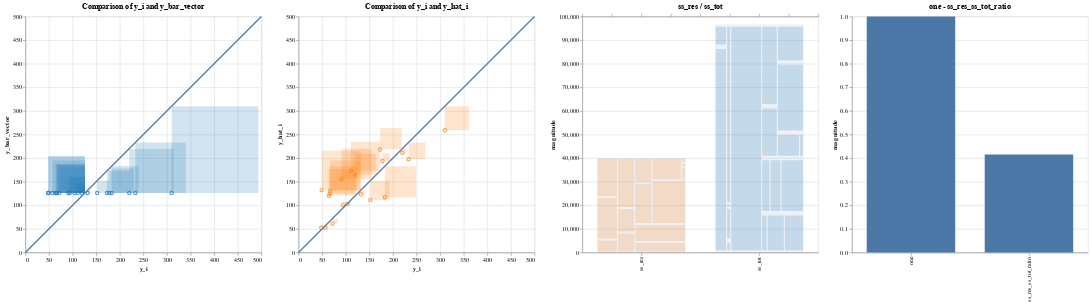

Notebook code for this chart:
### Markdown cell above
Now that the model is trained and the libraries are loaded, the data scientist calculates some metrics.  We write out these metrics explicitly as a computation tree.  In practice, it would be possible to write a function that takes Python's abstract syntax tree generated from the scoring functions written by the data scientist.  For this use case, we assume that the AST has already been parsed and written into the DSL that specmetric expects.

### Code cell
# r2
########### BEGIN COMPUTATION GRAPH ##########
## Everything below can be extracted from the abstract syntax tree
# Changes size of container
from IPython.display import display, HTML
display(HTML("<style>.container { width:100% !important; }</style>"))
display(HTML("<style>div.output_scroll { height: 44em; display: block;}</style>"))
# display(HTML("<style>.output { flex-direction: row; }</style>"))

y_i = diabetes_y_test
ids = np.arange(len(diabetes_y_test))
y_hat_i = diabetes_y_pred
X = diabetes_X_test
y_bar_scalar = np.mean(y_i)
y_bar_vector = np.full(y_i.shape, y_bar_scalar)
y_i_minus_y_hat_i = y_i - y_hat_i
y_i_minus_y_bar = y_i - y_bar_vector
y_i_minus_y_hat_i_squared = np.square(y_i_minus_y_hat_i)
y_i_minus_y_bar_squared = np.square(y_i_minus_y_bar)
ss_res = np.sum(y_i_minus_y_hat_i_squared)
ss_tot = np.sum(y_i_minus_y_bar_squared)
one = 1
ss_res_ss_tot_ratio = ss_res / ss_tot
r2 = one - ss_res_ss_tot_ratio
data_dict = {
    'ids': ids,
    'y_i': y_i,
    'y_hat_i': y_hat_i,
    'X': X,
    'y_bar_scalar': y_bar_scalar,
    'y_bar_vector': y_bar_vector,
    'y_i_minus_y_hat_i': y_i_minus_y_hat_i,
    'y_i_minus_y_bar': y_i_minus_y_bar,
    'y_i_minus_y_hat_i_squared': y_i_minus_y_hat_i_squared,
    'y_i_minus_y_bar_squared': y_i_minus_y_bar_squared,
    'ss_res': ss_res,
    'ss_tot': ss_tot,
    'one': one,
    'ss_res_ss_tot_ratio': ss_res_ss_tot_ratio,
    'r2': r2
}

input_vars = ['y_i', 'y_hat_i']
for col in df_X_test.columns:
    d = df_X_test[[col]]
    data_dict[col] = d
    input_vars.append(col)

minus_scalar = ComputationNode('minus_scalar', None, 'scalar_diff', input_data=['one', 'ss_res_ss_tot_ratio'], output_data='r2')
one = ComputationNode('one', minus_scalar, 'scalar', input_data=[], output_data='one')
ratio = ComputationNode('ratio', minus_scalar, 'scalar_ratio', input_data=['ss_res', 'ss_tot'], output_data='ss_res_ss_tot_ratio')
vector_sum_ss_res = ComputationNode('ss_res', ratio, 'vector_sum',input_data=['y_i_minus_y_hat_i_squared'], output_data='ss_res')
vector_sum_ss_tot = ComputationNode('ss_tot', ratio, 'vector_sum', input_data=['y_i_minus_y_bar_squared'], output_data='ss_tot')
square_residuals = ComputationNode('square_residuals', vector_sum_ss_res, 'vector_square', input_data=['y_i_minus_y_hat_i'], output_data='y_i_minus_y_hat_i_squared')
square_variances = ComputationNode('square_variances', vector_sum_ss_tot, 'vector_square', input_data=['y_i_minus_y_bar'], output_data='y_i_minus_y_bar_squared')
vector_difference_residuals = ComputationNode('vector_difference_residuals', square_residuals, 'vector_diff', input_data=['y_i', 'y_hat_i'], output_data='y_i_minus_y_hat_i')
vector_difference_variances = ComputationNode('vector_difference_variances', square_variances, 'vector_diff', input_data=['y_i', 'y_bar_vector'], output_data='y_i_minus_y_bar')
y_i_var_node = ComputationNode('literal_yi_var', vector_difference_variances, 'vector', output_data='y_i')
broadcast = ComputationNode('broadcast_mean', vector_difference_variances, 'broadcast', input_data=['y_bar_scalar', 'y_i'], output_data='y_bar_vector')
mean_y = ComputationNode('mean_y', broadcast, 'mean', input_data=['y_i'], output_data='y_bar_scalar')
y_i_mean_node = ComputationNode('literal_yi_mean', mean_y, 'vector', output_data='y_i')
y_i_res_node = ComputationNode('literal_yi_res', vector_difference_residuals, 'vector', output_data='y_i')
y_hat_node = ComputationNode('literal_yhat', vector_difference_residuals, 'vector', output_data='y_hat_i')

parser = ComputationTreeParser(minus_scalar)
parser.visualizeDFG()
vis_containers = parser.visualization_containers
########### END COMPUTATION GRAPH ##########

r = AltairRenderer(vis_containers, data_dict, input_vars=input_vars)
charts = r.convert_to_charts()

charts.display()

### Figure 1 — Vega-Lite specification as saved in the notebook (floating-point values rounded to 4 significant figures)
{"config": {"view": {"continuousWidth": 400, "continuousHeight": 300}}, "hconcat": [{"layer": [{"mark": "point", "encoding": {"color": {"condition": {"value": "yellow", "selection": "selector001"}, "field": "color", "legend": null, "scale": {"scheme": "category10"}, "type": "nominal"}, "tooltip": [{"field": "age", "type": "quantitative"}, {"field": "bmi", "type": "quantitative"}, {"field": "bp", "type": "quantitative"}, {"field": "glu", "type": "quantitative"}, {"field": "hdl", "type": "quantitative"}, {"field": "id", "type": "quantitative"}, {"field": "ldl", "type": "quantitative"}, {"field": "ltg", "type": "quantitative"}, {"field": "sex", "type": "quantitative"}, {"field": "tc", "type": "quantitative"}, {"field": "tch", "type": "quantitative"}, {"field": "y_hat_i", "type": "quantitative"}, {"field": "y_i", "type": "quantitative"}], "x": {"axis": {"title": "y_i"}, "field": "x", "scale": {"domain": [0, 500]}, "type": "quantitative"}, "y": {"axis": {"title": "y_bar_vector"}, "field": "y", "scale": {"domain": [0, 500]}, "type": "quantitative"}}, "height": 400.0, "title": "Comparison of y_i and y_bar_vector", "width": 400.0}, {"mark": {"type": "rect", "opacity": 0.2}, "encoding": {"color": {"condition": {"value": "yellow", "selection": "selector001"}, "field": "color", "legend": null, "scale": {"scheme": "category10"}, "type": "nominal"}, "tooltip": [{"field": "age", "type": "quantitative"}, {"field": "bmi", "type": "quantitative"}, {"field": "bp", "type": "quantitative"}, {"field": "glu", "type": "quantitative"}, {"field": "hdl", "type": "quantitative"}, {"field": "id", "type": "quantitative"}, {"field": "ldl", "type": "quantitative"}, {"field": "ltg", "type": "quantitative"}, {"field": "sex", "type": "quantitative"}, {"field": "tc", "type": "quantitative"}, {"field": "tch", "type": "quantitative"}, {"field": "y_hat_i", "type": "quantitative"}, {"field": "y_i", "type": "quantitative"}], "x": {"axis": {"title": "y_i"}, "field": "x", "scale": {"domain": [0, 500]}, "type": "quantitative"}, "x2": {"field": "squarex2"}, "y": {"axis": {"title": "y_bar_vector"}, "field": "y", "scale": {"domain": [0, 500]}, "type": "quantitative"}, "y2": {"field": "squarey2"}}, "height": 400.0, "selection": {"selector001": {"type": "single", "fields": ["id"], "on": "mouseover", "empty": "none"}}, "title": "Magnitudes of y_i_minus_y_bar_squared", "width": 400.0}, {"data": {"name": "data-e18c70fdf05de719b9350ab397f3d2c9"}, "mark": "line", "encoding": {"x": {"field": "x", "type": "quantitative"}, "y": {"field": "y", "type": "quantitative"}}}], "data": {"name": "data-c71c25e1ae52aaec19f6c3e4e8213646"}}, {"layer": [{"mark": "point", "encoding": {"color": {"condition": {"value": "yellow", "selection": "selector001"}, "field": "color", "legend": null, "scale": {"scheme": "category10"}, "type": "nominal"}, "tooltip": [{"field": "age", "type": "quantitative"}, {"field": "bmi", "type": "quantitative"}, {"field": "bp", "type": "quantitative"}, {"field": "glu", "type": "quantitative"}, {"field": "hdl", "type": "quantitative"}, {"field": "id", "type": "quantitative"}, {"field": "ldl", "type": "quantitative"}, {"field": "ltg", "type": "quantitative"}, {"field": "sex", "type": "quantitative"}, {"field": "tc", "type": "quantitative"}, {"field": "tch", "type": "quantitative"}, {"field": "y_hat_i", "type": "quantitative"}, {"field": "y_i", "type": "quantitative"}], "x": {"axis": {"title": "y_i"}, "field": "x", "scale": {"domain": [0, 500]}, "type": "quantitative"}, "y": {"axis": {"title": "y_hat_i"}, "field": "y", "scale": {"domain": [0, 500]}, "type": "quantitative"}}, "height": 400.0, "title": "Comparison of y_i and y_hat_i", "width": 400.0}, {"mark": {"type": "rect", "opacity": 0.2}, "encoding": {"color": {"condition": {"value": "yellow", "selection": "selector001"}, "field": "color", "legend": null, "scale": {"scheme": "category10"}, "type": "nominal"}, "tooltip": [{"field": "age", "type": "quantitative"}, {"field": "bmi", "type": "quantitative"}, {"field": "bp", "type": "quantitative"}, {"field": "glu", "type": "quantitative"}, {"field": "hdl", "type": "quantitative"}, {"field": "id", "type": "quantitative"}, {"field": "ldl", "type": "quantitative"}, {"field": "ltg", "type": "quantitative"}, {"field": "sex", "type": "quantitative"}, {"field": "tc", "type": "quantitative"}, {"field": "tch", "type": "quantitative"}, {"field": "y_hat_i", "type": "quantitative"}, {"field": "y_i", "type": "quantitative"}], "x": {"axis": {"title": "y_i"}, "field": "x", "scale": {"domain": [0, 500]}, "type": "quantitative"}, "x2": {"field": "squarex2"}, "y": {"axis": {"title": "y_hat_i"}, "field": "y", "scale": {"domain": [0, 500]}, "type": "quantitative"}, "y2": {"field": "squarey2"}}, "height": 400.0, "selection": {"selector001": {"type": "single", "fields": ["id"], "on": "mouseover", "empty": "none"}}, "title": "Magnitudes of y_i_minus_y_hat_i_squared", "width": 400.0}, {"data": {"name": "data-e18c70fdf05de719b9350ab397f3d2c9"}, "mark": "line", "encoding": {"x": {"field": "x", "type": "quantitative"}, "y": {"field": "y", "type": "quantitative"}}}], "data": {"name": "data-f9fe81db31a74dde097a10c849db694f"}}, {"layer": [{"data": {"name": "data-b9d7f3e64fe074de11db329c5602a028"}, "mark": {"type": "bar", "opacity": 0.1, "size": 150}, "encoding": {"x": {"axis": {"title": ""}, "field": "scalar_names", "type": "nominal"}, "y": {"axis": {"title": "magnitude"}, "field": "scalar_values", "type": "quantitative"}}, "height": 400.0, "title": "ss_res / ss_tot", "width": 400.0}, {"data": {"name": "data-f893d43f85aa7edccc277d2a4beb2766"}, "mark": {"type": "rect", "opacity": 0.2}, "encoding": {"color": {"condition": {"value": "yellow", "selection": "selector001"}, "field": "color", "legend": null, "scale": {"scheme": "category10"}, "type": "nominal"}, "tooltip": [{"field": "age", "type": "quantitative"}, {"field": "bmi", "type": "quantitative"}, {"field": "bp", "type": "quantitative"}, {"field": "glu", "type": "quantitative"}, {"field": "hdl", "type": "quantitative"}, {"field": "id", "type": "quantitative"}, {"field": "ldl", "type": "quantitative"}, {"field": "ltg", "type": "quantitative"}, {"field": "part of", "type": "nominal"}, {"field": "sex", "type": "quantitative"}, {"field": "tc", "type": "quantitative"}, {"field": "tch", "type": "quantitative"}, {"field": "y_hat_i", "type": "quantitative"}, {"field": "y_i", "type": "quantitative"}], "x": {"axis": {"labels": false, "title": ""}, "field": "__x__", "scale": {"domain": [0, 400.0]}, "type": "quantitative"}, "x2": {"field": "__x2__"}, "y": {"axis": {"title": "magnitude"}, "field": "__y__", "type": "quantitative"}, "y2": {"field": "__y2__"}}, "height": 400.0, "selection": {"selector001": {"type": "single", "fields": ["id"], "on": "mouseover", "empty": "none"}}, "title": "Comparison of sum of y_i_minus_y_hat_i_squared and y_i_minus_y_bar_squared", "width": 400.0}]}, {"data": {"name": "data-c4a6182402d9f0a218a68bc558ceea3b"}, "mark": {"type": "bar", "opacity": 1.0, "size": 150}, "encoding": {"x": {"axis": {"title": ""}, "field": "scalar_names", "type": "nominal"}, "y": {"axis": {"title": "magnitude"}, "field": "scalar_values", "type": "quantitative"}}, "height": 400.0, "title": "one - ss_res_ss_tot_ratio", "width": 400.0}], "$schema": "https://vega.github.io/schema/vega-lite/v4.17.0.json", "datasets": {"data-c71c25e1ae52aaec19f6c3e4e8213646": [{"linediff": 106.8, "color": "y_i_minus_y_bar_squared", "x": 233.0, "y": 126.2, "squarediff": 106.8, "id": 0, "y_i": 233.0, "y_hat_i": 197.6, "age": -0.07817, "sex": 0.05068, "bmi": 0.07786, "bp": 0.05286, "tc": 0.07824, "ldl": 0.06445, "hdl": 0.02655, "tch": -0.002592, "ltg": 0.04067, "glu": -0.009362, "squarex2": 339.8, "squarey2": 233.0}, {"linediff": -35.2, "color": "y_i_minus_y_bar_squared", "x": 91.0, "y": 126.2, "squarediff": 35.2, "id": 1, "y_i": 91.0, "y_hat_i": 155.4, "age": 0.009016, "sex": 0.05068, "bmi": -0.03962, "bp": 0.02876, "tc": 0.03833, "ldl": 0.07353, "hdl": -0.07285, "tch": 0.1081, "ltg": 0.01557, "glu": -0.04664, "squarex2": 126.2, "squarey2": 161.4}, {"linediff": -15.2, "color": "y_i_minus_y_bar_squared", "x": 111.0, "y": 126.2, "squarediff": 15.2, "id": 2, "y_i": 111.0, "y_hat_i": 172.9, "age": 0.001751, "sex": 0.05068, "bmi": 0.01104, "bp": -0.01944, "tc": -0.0167, "ldl": -0.003819, "hdl": -0.04708, "tch": 0.03431, "ltg": 0.02406, "glu": 0.02377, "squarex2": 126.2, "squarey2": 141.4}, {"linediff": 25.8, "color": "y_i_minus_y_bar_squared", "x": 152.0, "y": 126.2, "squarediff": 25.8, "id": 3, "y_i": 152.0, "y_hat_i": 111.5, "age": -0.07817, "sex": -0.04464, "bmi": -0.0407, "bp": -0.08141, "tc": -0.1006, "ldl": -0.1128, "hdl": 0.02287, "tch": -0.07639, "ltg": -0.02029, "glu": -0.05078, "squarex2": 177.8, "squarey2": 152.0}, {"linediff": -6.2, "color": "y_i_minus_y_bar_squared", "x": 120.0, "y": 126.2, "squarediff": 6.2, "id": 4, "y_i": 120.0, "y_hat_i": 164.8, "age": 0.03081, "sex": 0.05068, "bmi": -0.03423, "bp": 0.04367, "tc": 0.0576, "ldl": 0.06883, "hdl": -0.03236, "tch": 0.05756, "ltg": 0.03546, "glu": 0.08591, "squarex2": 126.2, "squarey2": 132.4}, {"linediff": -59.2, "color": "y_i_minus_y_bar_squared", "x": 67.0, "y": 126.2, "squarediff": 59.2, "id": 5, "y_i": 67.0, "y_hat_i": 131.1, "age": -0.03457, "sex": 0.05068, "bmi": 0.00565, "bp": -0.00567, "tc": -0.07312, "ldl": -0.06269, "hdl": -0.006584, "tch": -0.03949, "ltg": -0.04542, "glu": 0.03206, "squarex2": 126.2, "squarey2": 185.4}, {"linediff": 183.8, "color": "y_i_minus_y_bar_squared", "x": 310.0, "y": 126.2, "squarediff": 183.8, "id": 6, "y_i": 310.0, "y_hat_i": 259.1, "age": 0.04897, "sex": 0.05068, "bmi": 0.08864, "bp": 0.08729, "tc": 0.03558, "ldl": 0.02155, "hdl": -0.02499, "tch": 0.03431, "ltg": 0.06605, "glu": 0.1315, "squarex2": 493.8, "squarey2": 310.0}, {"linediff": -32.2, "color": "y_i_minus_y_bar_squared", "x": 94.0, "y": 126.2, "squarediff": 32.2, "id": 7, "y_i": 94.0, "y_hat_i": 100.5, "age": -0.04184, "sex": -0.04464, "bmi": -0.03315, "bp": -0.02288, "tc": 0.04659, "ldl": 0.04159, "hdl": 0.056, "tch": -0.02473, "ltg": -0.02595, "glu": -0.03836, "squarex2": 126.2, "squarey2": 158.4}, {"linediff": 56.8, "color": "y_i_minus_y_bar_squared", "x": 183.0, "y": 126.2, "squarediff": 56.8, "id": 8, "y_i": 183.0, "y_hat_i": 117.1, "age": -0.009147, "sex": -0.04464, "bmi": -0.05686, "bp": -0.05043, "tc": 0.02182, "ldl": 0.04535, "hdl": -0.02867, "tch": 0.03431, "ltg": -0.009919, "glu": -0.01765, "squarex2": 239.8, "squarey2": 183.0}, {"linediff": -60.2, "color": "y_i_minus_y_bar_squared", "x": 66.0, "y": 126.2, "squarediff": 60.2, "id": 9, "y_i": 66.0, "y_hat_i": 124.3, "age": 0.07077, "sex": 0.05068, "bmi": -0.031, "bp": 0.02187, "tc": -0.03734, "ldl": -0.04703, "hdl": 0.03391, "tch": -0.03949, "ltg": -0.01496, "glu": -0.001078, "squarex2": 126.2, "squarey2": 186.4}, {"linediff": 46.8, "color": "y_i_minus_y_bar_squared", "x": 173.0, "y": 126.2, "squarediff": 46.8, "id": 10, "y_i": 173.0, "y_hat_i": 218.4, "age": 0.009016, "sex": -0.04464, "bmi": 0.05523, "bp": -0.00567, "tc": 0.0576, "ldl": 0.04472, "hdl": -0.002903, "tch": 0.02324, "ltg": 0.05569, "glu": 0.1066, "squarex2": 219.8, "squarey2": 173.0}, {"linediff": -54.2, "color": "y_i_minus_y_bar_squared", "x": 72.0, "y": 126.2, "squarediff": 54.2, "id": 11, "y_i": 72.0, "y_hat_i": 61.2, "age": -0.02731, "sex": -0.04464, "bmi": -0.0601, "bp": -0.02977, "tc": 0.04659, "ldl": 0.01998, "hdl": 0.1223, "tch": -0.03949, "ltg": -0.0514, "glu": -0.009362, "squarex2": 126.2, "squarey2": 180.4}, {"linediff": -77.2, "color": "y_i_minus_y_bar_squared", "x": 49.0, "y": 126.2, "squarediff": 77.2, "id": 12, "y_i": 49.0, "y_hat_i": 132.2, "age": 0.01628, "sex": -0.04464, "bmi": 0.001339, "bp": 0.008101, "tc": 0.005311, "ldl": 0.0109, "hdl": 0.03023, "tch": -0.03949, "ltg": -0.04542, "glu": 0.03206, "squarex2": 126.2, "squarey2": 203.4}, {"linediff": -62.2, "color": "y_i_minus_y_bar_squared", "x": 64.0, "y": 126.2, "squarediff": 62.2, "id": 13, "y_i": 64.0, "y_hat_i": 120.3, "age": -0.01278, "sex": -0.04464, "bmi": -0.02345, "bp": -0.0401, "tc": -0.0167, "ldl": 0.004636, "hdl": -0.01763, "tch": -0.002592, "ltg": -0.03846, "glu": -0.03836, "squarex2": 126.2, "squarey2": 188.4}, {"linediff": -78.2, "color": "y_i_minus_y_bar_squared", "x": 48.0, "y": 126.2, "squarediff": 78.2, "id": 14, "y_i": 48.0, "y_hat_i": 52.55, "age": -0.05637, "sex": -0.04464, "bmi": -0.07411, "bp": -0.05043, "tc": -0.02496, "ldl": -0.04703, "hdl": 0.09282, "tch": -0.07639, "ltg": -0.06118, "glu": -0.04664, "squarex2": 126.2, "squarey2": 204.4}, {"linediff": 51.8, "color": "y_i_minus_y_bar_squared", "x": 178.0, "y": 126.2, "squarediff": 51.8, "id": 15, "y_i": 178.0, "y_hat_i": 194.0, "age": 0.04171, "sex": 0.05068, "bmi": 0.01966, "bp": 0.05974, "tc": -0.005697, "ldl": -0.002566, "hdl": -0.02867, "tch": -0.002592, "ltg": 0.03119, "glu": 0.007207, "squarex2": 229.8, "squarey2": 178.0}, {"linediff": -22.2, "color": "y_i_minus_y_bar_squared", "x": 104.0, "y": 126.2, "squarediff": 22.2, "id": 16, "y_i": 104.0, "y_hat_i": 102.6, "age": -0.005515, "sex": 0.05068, "bmi": -0.01591, "bp": -0.06764, "tc": 0.04934, "ldl": 0.07917, "hdl": -0.02867, "tch": 0.03431, "ltg": -0.01811, "glu": 0.04449, "squarex2": 126.2, "squarey2": 148.4}, {"linediff": 5.8, "color": "y_i_minus_y_bar_squared", "x": 132.0, "y": 126.2, "squarediff": 5.8, "id": 17, "y_i": 132.0, "y_hat_i": 123.6, "age": 0.04171, "sex": 0.05068, "bmi": -0.01591, "bp": 0.01729, "tc": -0.03734, "ldl": -0.01384, "hdl": -0.02499, "tch": -0.01108, "ltg": -0.04688, "glu": 0.01549, "squarex2": 137.8, "squarey2": 132.0}, {"linediff": 93.8, "color": "y_i_minus_y_bar_squared", "x": 220.0, "y": 126.2, "squarediff": 93.8, "id": 18, "y_i": 220.0, "y_hat_i": 211.0, "age": -0.04547, "sex": -0.04464, "bmi": 0.03906, "bp": 0.001215, "tc": 0.01632, "ldl": 0.01528, "hdl": -0.02867, "tch": 0.02656, "ltg": 0.04453, "glu": -0.02593, "squarex2": 313.8, "squarey2": 220.0}, {"linediff": -69.2, "color": "y_i_minus_y_bar_squared", "x": 57.0, "y": 126.2, "squarediff": 69.2, "id": 19, "y_i": 57.0, "y_hat_i": 52.6, "age": -0.04547, "sex": -0.04464, "bmi": -0.07303, "bp": -0.08141, "tc": 0.08374, "ldl": 0.02781, "hdl": 0.1738, "tch": -0.03949, "ltg": -0.004222, "glu": 0.003064, "squarex2": 126.2, "squarey2": 195.4}], "data-e18c70fdf05de719b9350ab397f3d2c9": [{"x": 0, "y": 0}, {"x": 500, "y": 500}], "data-f9fe81db31a74dde097a10c849db694f": [{"linediff": 35.38, "color": "y_i_minus_y_hat_i_squared", "x": 233.0, "y": 197.6, "squarediff": 35.38, "id": 0, "y_i": 233.0, "y_hat_i": 197.6, "age": -0.07817, "sex": 0.05068, "bmi": 0.07786, "bp": 0.05286, "tc": 0.07824, "ldl": 0.06445, "hdl": 0.02655, "tch": -0.002592, "ltg": 0.04067, "glu": -0.009362, "squarex2": 268.4, "squarey2": 233.0}, {"linediff": -64.44, "color": "y_i_minus_y_hat_i_squared", "x": 91.0, "y": 155.4, "squarediff": 64.44, "id": 1, "y_i": 91.0, "y_hat_i": 155.4, "age": 0.009016, "sex": 0.05068, "bmi": -0.03962, "bp": 0.02876, "tc": 0.03833, "ldl": 0.07353, "hdl": -0.07285, "tch": 0.1081, "ltg": 0.01557, "glu": -0.04664, "squarex2": 155.4, "squarey2": 219.9}, {"linediff": -61.89, "color": "y_i_minus_y_hat_i_squared", "x": 111.0, "y": 172.9, "squarediff": 61.89, "id": 2, "y_i": 111.0, "y_hat_i": 172.9, "age": 0.001751, "sex": 0.05068, "bmi": 0.01104, "bp": -0.01944, "tc": -0.0167, "ldl": -0.003819, "hdl": -0.04708, "tch": 0.03431, "ltg": 0.02406, "glu": 0.02377, "squarex2": 172.9, "squarey2": 234.8}, {"linediff": 40.47, "color": "y_i_minus_y_hat_i_squared", "x": 152.0, "y": 111.5, "squarediff": 40.47, "id": 3, "y_i": 152.0, "y_hat_i": 111.5, "age": -0.07817, "sex": -0.04464, "bmi": -0.0407, "bp": -0.08141, "tc": -0.1006, "ldl": -0.1128, "hdl": 0.02287, "tch": -0.07639, "ltg": -0.02029, "glu": -0.05078, "squarex2": 192.5, "squarey2": 152.0}, {"linediff": -44.79, "color": "y_i_minus_y_hat_i_squared", "x": 120.0, "y": 164.8, "squarediff": 44.79, "id": 4, "y_i": 120.0, "y_hat_i": 164.8, "age": 0.03081, "sex": 0.05068, "bmi": -0.03423, "bp": 0.04367, "tc": 0.0576, "ldl": 0.06883, "hdl": -0.03236, "tch": 0.05756, "ltg": 0.03546, "glu": 0.08591, "squarex2": 164.8, "squarey2": 209.6}, {"linediff": -64.07, "color": "y_i_minus_y_hat_i_squared", "x": 67.0, "y": 131.1, "squarediff": 64.07, "id": 5, "y_i": 67.0, "y_hat_i": 131.1, "age": -0.03457, "sex": 0.05068, "bmi": 0.00565, "bp": -0.00567, "tc": -0.07312, "ldl": -0.06269, "hdl": -0.006584, "tch": -0.03949, "ltg": -0.04542, "glu": 0.03206, "squarex2": 131.1, "squarey2": 195.1}, {"linediff": 50.88, "color": "y_i_minus_y_hat_i_squared", "x": 310.0, "y": 259.1, "squarediff": 50.88, "id": 6, "y_i": 310.0, "y_hat_i": 259.1, "age": 0.04897, "sex": 0.05068, "bmi": 0.08864, "bp": 0.08729, "tc": 0.03558, "ldl": 0.02155, "hdl": -0.02499, "tch": 0.03431, "ltg": 0.06605, "glu": 0.1315, "squarex2": 360.9, "squarey2": 310.0}, {"linediff": -6.479, "color": "y_i_minus_y_hat_i_squared", "x": 94.0, "y": 100.5, "squarediff": 6.479, "id": 7, "y_i": 94.0, "y_hat_i": 100.5, "age": -0.04184, "sex": -0.04464, "bmi": -0.03315, "bp": -0.02288, "tc": 0.04659, "ldl": 0.04159, "hdl": 0.056, "tch": -0.02473, "ltg": -0.02595, "glu": -0.03836, "squarex2": 100.5, "squarey2": 107.0}, {"linediff": 65.94, "color": "y_i_minus_y_hat_i_squared", "x": 183.0, "y": 117.1, "squarediff": 65.94, "id": 8, "y_i": 183.0, "y_hat_i": 117.1, "age": -0.009147, "sex": -0.04464, "bmi": -0.05686, "bp": -0.05043, "tc": 0.02182, "ldl": 0.04535, "hdl": -0.02867, "tch": 0.03431, "ltg": -0.009919, "glu": -0.01765, "squarex2": 248.9, "squarey2": 183.0}, {"linediff": -58.3, "color": "y_i_minus_y_hat_i_squared", "x": 66.0, "y": 124.3, "squarediff": 58.3, "id": 9, "y_i": 66.0, "y_hat_i": 124.3, "age": 0.07077, "sex": 0.05068, "bmi": -0.031, "bp": 0.02187, "tc": -0.03734, "ldl": -0.04703, "hdl": 0.03391, "tch": -0.03949, "ltg": -0.01496, "glu": -0.001078, "squarex2": 124.3, "squarey2": 182.6}, {"linediff": -45.37, "color": "y_i_minus_y_hat_i_squared", "x": 173.0, "y": 218.4, "squarediff": 45.37, "id": 10, "y_i": 173.0, "y_hat_i": 218.4, "age": 0.009016, "sex": -0.04464, "bmi": 0.05523, "bp": -0.00567, "tc": 0.0576, "ldl": 0.04472, "hdl": -0.002903, "tch": 0.02324, "ltg": 0.05569, "glu": 0.1066, "squarex2": 218.4, "squarey2": 263.7}, {"linediff": 10.8, "color": "y_i_minus_y_hat_i_squared", "x": 72.0, "y": 61.2, "squarediff": 10.8, "id": 11, "y_i": 72.0, "y_hat_i": 61.2, "age": -0.02731, "sex": -0.04464, "bmi": -0.0601, "bp": -0.02977, "tc": 0.04659, "ldl": 0.01998, "hdl": 0.1223, "tch": -0.03949, "ltg": -0.0514, "glu": -0.009362, "squarex2": 82.8, "squarey2": 72.0}, {"linediff": -83.25, "color": "y_i_minus_y_hat_i_squared", "x": 49.0, "y": 132.2, "squarediff": 83.25, "id": 12, "y_i": 49.0, "y_hat_i": 132.2, "age": 0.01628, "sex": -0.04464, "bmi": 0.001339, "bp": 0.008101, "tc": 0.005311, "ldl": 0.0109, "hdl": 0.03023, "tch": -0.03949, "ltg": -0.04542, "glu": 0.03206, "squarex2": 132.2, "squarey2": 215.5}, {"linediff": -56.33, "color": "y_i_minus_y_hat_i_squared", "x": 64.0, "y": 120.3, "squarediff": 56.33, "id": 13, "y_i": 64.0, "y_hat_i": 120.3, "age": -0.01278, "sex": -0.04464, "bmi": -0.02345, "bp": -0.0401, "tc": -0.0167, "ldl": 0.004636, "hdl": -0.01763, "tch": -0.002592, "ltg": -0.03846, "glu": -0.03836, "squarex2": 120.3, "squarey2": 176.7}, {"linediff": -4.545, "color": "y_i_minus_y_hat_i_squared", "x": 48.0, "y": 52.55, "squarediff": 4.545, "id": 14, "y_i": 48.0, "y_hat_i": 52.55, "age": -0.05637, "sex": -0.04464, "bmi": -0.07411, "bp": -0.05043, "tc": -0.02496, "ldl": -0.04703, "hdl": 0.09282, "tch": -0.07639, "ltg": -0.06118, "glu": -0.04664, "squarex2": 52.55, "squarey2": 57.09}, {"linediff": -16.04, "color": "y_i_minus_y_hat_i_squared", "x": 178.0, "y": 194.0, "squarediff": 16.04, "id": 15, "y_i": 178.0, "y_hat_i": 194.0, "age": 0.04171, "sex": 0.05068, "bmi": 0.01966, "bp": 0.05974, "tc": -0.005697, "ldl": -0.002566, "hdl": -0.02867, "tch": -0.002592, "ltg": 0.03119, "glu": 0.007207, "squarex2": 194.0, "squarey2": 210.1}, {"linediff": 1.424, "color": "y_i_minus_y_hat_i_squared", "x": 104.0, "y": 102.6, "squarediff": 1.424, "id": 16, "y_i": 104.0, "y_hat_i": 102.6, "age": -0.005515, "sex": 0.05068, "bmi": -0.01591, "bp": -0.06764, "tc": 0.04934, "ldl": 0.07917, "hdl": -0.02867, "tch": 0.03431, "ltg": -0.01811, "glu": 0.04449, "squarex2": 105.4, "squarey2": 104.0}, {"linediff": 8.432, "color": "y_i_minus_y_hat_i_squared", "x": 132.0, "y": 123.6, "squarediff": 8.432, "id": 17, "y_i": 132.0, "y_hat_i": 123.6, "age": 0.04171, "sex": 0.05068, "bmi": -0.01591, "bp": 0.01729, "tc": -0.03734, "ldl": -0.01384, "hdl": -0.02499, "tch": -0.01108, "ltg": -0.04688, "glu": 0.01549, "squarex2": 140.4, "squarey2": 132.0}, {"linediff": 8.965, "color": "y_i_minus_y_hat_i_squared", "x": 220.0, "y": 211.0, "squarediff": 8.965, "id": 18, "y_i": 220.0, "y_hat_i": 211.0, "age": -0.04547, "sex": -0.04464, "bmi": 0.03906, "bp": 0.001215, "tc": 0.01632, "ldl": 0.01528, "hdl": -0.02867, "tch": 0.02656, "ltg": 0.04453, "glu": -0.02593, "squarex2": 229.0, "squarey2": 220.0}, {"linediff": 4.398, "color": "y_i_minus_y_hat_i_squared", "x": 57.0, "y": 52.6, "squarediff": 4.398, "id": 19, "y_i": 57.0, "y_hat_i": 52.6, "age": -0.04547, "sex": -0.04464, "bmi": -0.07303, "bp": -0.08141, "tc": 0.08374, "ldl": 0.02781, "hdl": 0.1738, "tch": -0.03949, "ltg": -0.004222, "glu": 0.003064, "squarex2": 61.4, "squarey2": 57.0}], "data-b9d7f3e64fe074de11db329c5602a028": [{"scalar_values": 40090.0, "scalar_names": "ss_res"}, {"scalar_values": 96620.0, "scalar_names": "ss_tot"}], "data-f893d43f85aa7edccc277d2a4beb2766": [{"__x__": 26.0, "__x2__": 58.55, "__y__": 400.9, "__y2__": 5034.0, "color": "y_i_minus_y_hat_i_squared", "part of": "ss_res", "id": 0, "y_i": 233.0, "y_hat_i": 197.6, "age": -0.07817, "sex": 0.05068, "bmi": 0.07786, "bp": 0.05286, "tc": 0.07824, "ldl": 0.06445, "hdl": 0.02655, "tch": -0.002592, "ltg": 0.04067, "glu": -0.009362}, {"__x__": 26.0, "__x2__": 58.55, "__y__": 5835.0, "__y2__": 23060.0, "color": "y_i_minus_y_hat_i_squared", "part of": "ss_res", "id": 1, "y_i": 91.0, "y_hat_i": 155.4, "age": 0.009016, "sex": 0.05068, "bmi": -0.03962, "bp": 0.02876, "tc": 0.03833, "ldl": 0.07353, "hdl": -0.07285, "tch": 0.1081, "ltg": 0.01557, "glu": -0.04664}, {"__x__": 26.0, "__x2__": 58.55, "__y__": 23860.0, "__y2__": 39690.0, "color": "y_i_minus_y_hat_i_squared", "part of": "ss_res", "id": 2, "y_i": 111.0, "y_hat_i": 172.9, "age": 0.001751, "sex": 0.05068, "bmi": 0.01104, "bp": -0.01944, "tc": -0.0167, "ldl": -0.003819, "hdl": -0.04708, "tch": 0.03431, "ltg": 0.02406, "glu": 0.02377}, {"__x__": 60.55, "__x2__": 87.54, "__y__": 400.9, "__y2__": 8072.0, "color": "y_i_minus_y_hat_i_squared", "part of": "ss_res", "id": 3, "y_i": 152.0, "y_hat_i": 111.5, "age": -0.07817, "sex": -0.04464, "bmi": -0.0407, "bp": -0.08141, "tc": -0.1006, "ldl": -0.1128, "hdl": 0.02287, "tch": -0.07639, "ltg": -0.02029, "glu": -0.05078}, {"__x__": 60.55, "__x2__": 87.54, "__y__": 8873.0, "__y2__": 18450.0, "color": "y_i_minus_y_hat_i_squared", "part of": "ss_res", "id": 4, "y_i": 120.0, "y_hat_i": 164.8, "age": 0.03081, "sex": 0.05068, "bmi": -0.03423, "bp": 0.04367, "tc": 0.0576, "ldl": 0.06883, "hdl": -0.03236, "tch": 0.05756, "ltg": 0.03546, "glu": 0.08591}, {"__x__": 60.55, "__x2__": 87.54, "__y__": 19250.0, "__y2__": 39690.0, "color": "y_i_minus_y_hat_i_squared", "part of": "ss_res", "id": 5, "y_i": 67.0, "y_hat_i": 131.1, "age": -0.03457, "sex": 0.05068, "bmi": 0.00565, "bp": -0.00567, "tc": -0.07312, "ldl": -0.06269, "hdl": -0.006584, "tch": -0.03949, "ltg": -0.04542, "glu": 0.03206}, {"__x__": 89.54, "__x2__": 174.0, "__y__": 400.9, "__y2__": 4090.0, "color": "y_i_minus_y_hat_i_squared", "part of": "ss_res", "id": 6, "y_i": 310.0, "y_hat_i": 259.1, "age": 0.04897, "sex": 0.05068, "bmi": 0.08864, "bp": 0.08729, "tc": 0.03558, "ldl": 0.02155, "hdl": -0.02499, "tch": 0.03431, "ltg": 0.06605, "glu": 0.1315}, {"__x__": 88.54, "__x2__": 89.37, "__y__": 4892.0, "__y2__": 11710.0, "color": "y_i_minus_y_hat_i_squared", "part of": "ss_res", "id": 7, "y_i": 94.0, "y_hat_i": 100.5, "age": -0.04184, "sex": -0.04464, "bmi": -0.03315, "bp": -0.02288, "tc": 0.04659, "ldl": 0.04159, "hdl": 0.056, "tch": -0.02473, "ltg": -0.02595, "glu": -0.03836}, {"__x__": 90.37, "__x2__": 174.0, "__y__": 4892.0, "__y2__": 11710.0, "color": "y_i_minus_y_hat_i_squared", "part of": "ss_res", "id": 8, "y_i": 183.0, "y_hat_i": 117.1, "age": -0.009147, "sex": -0.04464, "bmi": -0.05686, "bp": -0.05043, "tc": 0.02182, "ldl": 0.04535, "hdl": -0.02867, "tch": 0.03431, "ltg": -0.009919, "glu": -0.01765}, {"__x__": 89.54, "__x2__": 116.8, "__y__": 12510.0, "__y2__": 29140.0, "color": "y_i_minus_y_hat_i_squared", "part of": "ss_res", "id": 9, "y_i": 66.0, "y_hat_i": 124.3, "age": 0.07077, "sex": 0.05068, "bmi": -0.031, "bp": 0.02187, "tc": -0.03734, "ldl": -0.04703, "hdl": 0.03391, "tch": -0.03949, "ltg": -0.01496, "glu": -0.001078}, {"__x__": 89.54, "__x2__": 116.8, "__y__": 29940.0, "__y2__": 39690.0, "color": "y_i_minus_y_hat_i_squared", "part of": "ss_res", "id": 10, "y_i": 173.0, "y_hat_i": 218.4, "age": 0.009016, "sex": -0.04464, "bmi": 0.05523, "bp": -0.00567, "tc": 0.0576, "ldl": 0.04472, "hdl": -0.002903, "tch": 0.02324, "ltg": 0.05569, "glu": 0.1066}, {"__x__": 117.8, "__x2__": 118.7, "__y__": 12510.0, "__y2__": 30190.0, "color": "y_i_minus_y_hat_i_squared", "part of": "ss_res", "id": 11, "y_i": 72.0, "y_hat_i": 61.2, "age": -0.02731, "sex": -0.04464, "bmi": -0.0601, "bp": -0.02977, "tc": 0.04659, "ldl": 0.01998, "hdl": 0.1223, "tch": -0.03949, "ltg": -0.0514, "glu": -0.009362}, {"__x__": 119.7, "__x2__": 174.0, "__y__": 12510.0, "__y2__": 30190.0, "color": "y_i_minus_y_hat_i_squared", "part of": "ss_res", "id": 12, "y_i": 49.0, "y_hat_i": 132.2, "age": 0.01628, "sex": -0.04464, "bmi": 0.001339, "bp": 0.008101, "tc": 0.005311, "ldl": 0.0109, "hdl": 0.03023, "tch": -0.03949, "ltg": -0.04542, "glu": 0.03206}, {"__x__": 118.8, "__x2__": 166.9, "__y__": 30990.0, "__y2__": 39690.0, "color": "y_i_minus_y_hat_i_squared", "part of": "ss_res", "id": 13, "y_i": 64.0, "y_hat_i": 120.3, "age": -0.01278, "sex": -0.04464, "bmi": -0.02345, "bp": -0.0401, "tc": -0.0167, "ldl": 0.004636, "hdl": -0.01763, "tch": -0.002592, "ltg": -0.03846, "glu": -0.03836}, {"__x__": 168.9, "__x2__": 174.0, "__y__": 30590.0, "__y2__": 31020.0, "color": "y_i_minus_y_hat_i_squared", "part of": "ss_res", "id": 14, "y_i": 48.0, "y_hat_i": 52.55, "age": -0.05637, "sex": -0.04464, "bmi": -0.07411, "bp": -0.05043, "tc": -0.02496, "ldl": -0.04703, "hdl": 0.09282, "tch": -0.07639, "ltg": -0.06118, "glu": -0.04664}, {"__x__": 168.9, "__x2__": 174.0, "__y__": 31420.0, "__y2__": 36040.0, "color": "y_i_minus_y_hat_i_squared", "part of": "ss_res", "id": 15, "y_i": 178.0, "y_hat_i": 194.0, "age": 0.04171, "sex": 0.05068, "bmi": 0.01966, "bp": 0.05974, "tc": -0.005697, "ldl": -0.002566, "hdl": -0.02867, "tch": -0.002592, "ltg": 0.03119, "glu": 0.007207}, {"__x__": 167.9, "__x2__": 168.1, "__y__": 36850.0, "__y2__": 37590.0, "color": "y_i_minus_y_hat_i_squared", "part of": "ss_res", "id": 16, "y_i": 104.0, "y_hat_i": 102.6, "age": -0.005515, "sex": 0.05068, "bmi": -0.01591, "bp": -0.06764, "tc": 0.04934, "ldl": 0.07917, "hdl": -0.02867, "tch": 0.03431, "ltg": -0.01811, "glu": 0.04449}, {"__x__": 169.1, "__x2__": 174.0, "__y__": 36850.0, "__y2__": 37590.0, "color": "y_i_minus_y_hat_i_squared", "part of": "ss_res", "id": 17, "y_i": 132.0, "y_hat_i": 123.6, "age": 0.04171, "sex": 0.05068, "bmi": -0.01591, "bp": 0.01729, "tc": -0.03734, "ldl": -0.01384, "hdl": -0.02499, "tch": -0.01108, "ltg": -0.04688, "glu": 0.01549}, {"__x__": 168.9, "__x2__": 172.6, "__y__": 38390.0, "__y2__": 39690.0, "color": "y_i_minus_y_hat_i_squared", "part of": "ss_res", "id": 18, "y_i": 220.0, "y_hat_i": 211.0, "age": -0.04547, "sex": -0.04464, "bmi": 0.03906, "bp": 0.001215, "tc": 0.01632, "ldl": 0.01528, "hdl": -0.02867, "tch": 0.02656, "ltg": 0.04453, "glu": -0.02593}, {"__x__": 173.6, "__x2__": 175.0, "__y__": 38390.0, "__y2__": 39690.0, "color": "y_i_minus_y_hat_i_squared", "part of": "ss_res", "id": 19, "y_i": 57.0, "y_hat_i": 52.6, "age": -0.04547, "sex": -0.04464, "bmi": -0.07303, "bp": -0.08141, "tc": 0.08374, "ldl": 0.02781, "hdl": 0.1738, "tch": -0.03949, "ltg": -0.004222, "glu": 0.003064}, {"__x__": 226.0, "__x2__": 243.6, "__y__": 966.2, "__y2__": 86190.0, "color": "y_i_minus_y_bar_squared", "part of": "ss_tot", "id": 0, "y_i": 233.0, "y_hat_i": 197.6, "age": -0.07817, "sex": 0.05068, "bmi": 0.07786, "bp": 0.05286, "tc": 0.07824, "ldl": 0.06445, "hdl": 0.02655, "tch": -0.002592, "ltg": 0.04067, "glu": -0.009362}, {"__x__": 226.0, "__x2__": 243.6, "__y__": 88120.0, "__y2__": 95660.0, "color": "y_i_minus_y_bar_squared", "part of": "ss_tot", "id": 1, "y_i": 91.0, "y_hat_i": 155.4, "age": 0.009016, "sex": 0.05068, "bmi": -0.03962, "bp": 0.02876, "tc": 0.03833, "ldl": 0.07353, "hdl": -0.07285, "tch": 0.1081, "ltg": 0.01557, "glu": -0.04664}, {"__x__": 245.6, "__x2__": 250.5, "__y__": 966.2, "__y2__": 4062.0, "color": "y_i_minus_y_bar_squared", "part of": "ss_tot", "id": 2, "y_i": 111.0, "y_hat_i": 172.9, "age": 0.001751, "sex": 0.05068, "bmi": 0.01104, "bp": -0.01944, "tc": -0.0167, "ldl": -0.003819, "hdl": -0.04708, "tch": 0.03431, "ltg": 0.02406, "glu": 0.02377}, {"__x__": 245.6, "__x2__": 250.5, "__y__": 5994.0, "__y2__": 18550.0, "color": "y_i_minus_y_bar_squared", "part of": "ss_tot", "id": 3, "y_i": 152.0, "y_hat_i": 111.5, "age": -0.07817, "sex": -0.04464, "bmi": -0.0407, "bp": -0.08141, "tc": -0.1006, "ldl": -0.1128, "hdl": 0.02287, "tch": -0.07639, "ltg": -0.02029, "glu": -0.05078}, {"__x__": 245.6, "__x2__": 250.5, "__y__": 19510.0, "__y2__": 20350.0, "color": "y_i_minus_y_bar_squared", "part of": "ss_tot", "id": 4, "y_i": 120.0, "y_hat_i": 164.8, "age": 0.03081, "sex": 0.05068, "bmi": -0.03423, "bp": 0.04367, "tc": 0.0576, "ldl": 0.06883, "hdl": -0.03236, "tch": 0.05756, "ltg": 0.03546, "glu": 0.08591}, {"__x__": 245.6, "__x2__": 250.5, "__y__": 21320.0, "__y2__": 95660.0, "color": "y_i_minus_y_bar_squared", "part of": "ss_tot", "id": 5, "y_i": 67.0, "y_hat_i": 131.1, "age": -0.03457, "sex": 0.05068, "bmi": 0.00565, "bp": -0.00567, "tc": -0.07312, "ldl": -0.06269, "hdl": -0.006584, "tch": -0.03949, "ltg": -0.04542, "glu": 0.03206}, {"__x__": 252.5, "__x2__": 303.0, "__y__": 966.2, "__y2__": 95660.0, "color": "y_i_minus_y_bar_squared", "part of": "ss_tot", "id": 6, "y_i": 310.0, "y_hat_i": 259.1, "age": 0.04897, "sex": 0.05068, "bmi": 0.08864, "bp": 0.08729, "tc": 0.03558, "ldl": 0.02155, "hdl": -0.02499, "tch": 0.03431, "ltg": 0.06605, "glu": 0.1315}, {"__x__": 305.0, "__x2__": 312.3, "__y__": 966.2, "__y2__": 15690.0, "color": "y_i_minus_y_bar_squared", "part of": "ss_tot", "id": 7, "y_i": 94.0, "y_hat_i": 100.5, "age": -0.04184, "sex": -0.04464, "bmi": -0.03315, "bp": -0.02288, "tc": 0.04659, "ldl": 0.04159, "hdl": 0.056, "tch": -0.02473, "ltg": -0.02595, "glu": -0.03836}, {"__x__": 314.3, "__x2__": 341.4, "__y__": 966.2, "__y2__": 15690.0, "color": "y_i_minus_y_bar_squared", "part of": "ss_tot", "id": 8, "y_i": 183.0, "y_hat_i": 117.1, "age": -0.009147, "sex": -0.04464, "bmi": -0.05686, "bp": -0.05043, "tc": 0.02182, "ldl": 0.04535, "hdl": -0.02867, "tch": 0.03431, "ltg": -0.009919, "glu": -0.01765}, {"__x__": 343.4, "__x2__": 374.0, "__y__": 966.2, "__y2__": 15690.0, "color": "y_i_minus_y_bar_squared", "part of": "ss_tot", "id": 9, "y_i": 66.0, "y_hat_i": 124.3, "age": 0.07077, "sex": 0.05068, "bmi": -0.031, "bp": 0.02187, "tc": -0.03734, "ldl": -0.04703, "hdl": 0.03391, "tch": -0.03949, "ltg": -0.01496, "glu": -0.001078}, {"__x__": 305.0, "__x2__": 317.0, "__y__": 17620.0, "__y2__": 39100.0, "color": "y_i_minus_y_bar_squared", "part of": "ss_tot", "id": 10, "y_i": 173.0, "y_hat_i": 218.4, "age": 0.009016, "sex": -0.04464, "bmi": 0.05523, "bp": -0.00567, "tc": 0.0576, "ldl": 0.04472, "hdl": -0.002903, "tch": 0.02324, "ltg": 0.05569, "glu": 0.1066}, {"__x__": 319.0, "__x2__": 335.8, "__y__": 17620.0, "__y2__": 39100.0, "color": "y_i_minus_y_bar_squared", "part of": "ss_tot", "id": 11, "y_i": 72.0, "y_hat_i": 61.2, "age": -0.02731, "sex": -0.04464, "bmi": -0.0601, "bp": -0.02977, "tc": 0.04659, "ldl": 0.01998, "hdl": 0.1223, "tch": -0.03949, "ltg": -0.0514, "glu": -0.009362}, {"__x__": 337.8, "__x2__": 374.0, "__y__": 17620.0, "__y2__": 39100.0, "color": "y_i_minus_y_bar_squared", "part of": "ss_tot", "id": 12, "y_i": 49.0, "y_hat_i": 132.2, "age": 0.01628, "sex": -0.04464, "bmi": 0.001339, "bp": 0.008101, "tc": 0.005311, "ldl": 0.0109, "hdl": 0.03023, "tch": -0.03949, "ltg": -0.04542, "glu": 0.03206}, {"__x__": 305.0, "__x2__": 329.4, "__y__": 41040.0, "__y2__": 61020.0, "color": "y_i_minus_y_bar_squared", "part of": "ss_tot", "id": 13, "y_i": 64.0, "y_hat_i": 120.3, "age": -0.01278, "sex": -0.04464, "bmi": -0.02345, "bp": -0.0401, "tc": -0.0167, "ldl": 0.004636, "hdl": -0.01763, "tch": -0.002592, "ltg": -0.03846, "glu": -0.03836}, {"__x__": 305.0, "__x2__": 329.4, "__y__": 62950.0, "__y2__": 95660.0, "color": "y_i_minus_y_bar_squared", "part of": "ss_tot", "id": 14, "y_i": 48.0, "y_hat_i": 52.55, "age": -0.05637, "sex": -0.04464, "bmi": -0.07411, "bp": -0.05043, "tc": -0.02496, "ldl": -0.04703, "hdl": 0.09282, "tch": -0.07639, "ltg": -0.06118, "glu": -0.04664}, {"__x__": 331.4, "__x2__": 367.1, "__y__": 41040.0, "__y2__": 49800.0, "color": "y_i_minus_y_bar_squared", "part of": "ss_tot", "id": 15, "y_i": 178.0, "y_hat_i": 194.0, "age": 0.04171, "sex": 0.05068, "bmi": 0.01966, "bp": 0.05974, "tc": -0.005697, "ldl": -0.002566, "hdl": -0.02867, "tch": -0.002592, "ltg": 0.03119, "glu": 0.007207}, {"__x__": 369.1, "__x2__": 374.0, "__y__": 41040.0, "__y2__": 49800.0, "color": "y_i_minus_y_bar_squared", "part of": "ss_tot", "id": 16, "y_i": 104.0, "y_hat_i": 102.6, "age": -0.005515, "sex": 0.05068, "bmi": -0.01591, "bp": -0.06764, "tc": 0.04934, "ldl": 0.07917, "hdl": -0.02867, "tch": 0.03431, "ltg": -0.01811, "glu": 0.04449}, {"__x__": 330.4, "__x2__": 330.6, "__y__": 51730.0, "__y2__": 79530.0, "color": "y_i_minus_y_bar_squared", "part of": "ss_tot", "id": 17, "y_i": 132.0, "y_hat_i": 123.6, "age": 0.04171, "sex": 0.05068, "bmi": -0.01591, "bp": 0.01729, "tc": -0.03734, "ldl": -0.01384, "hdl": -0.02499, "tch": -0.01108, "ltg": -0.04688, "glu": 0.01549}, {"__x__": 331.6, "__x2__": 374.0, "__y__": 51730.0, "__y2__": 79530.0, "color": "y_i_minus_y_bar_squared", "part of": "ss_tot", "id": 18, "y_i": 220.0, "y_hat_i": 211.0, "age": -0.04547, "sex": -0.04464, "bmi": 0.03906, "bp": 0.001215, "tc": 0.01632, "ldl": 0.01528, "hdl": -0.02867, "tch": 0.02656, "ltg": 0.04453, "glu": -0.02593}, {"__x__": 331.4, "__x2__": 374.0, "__y__": 81470.0, "__y2__": 95660.0, "color": "y_i_minus_y_bar_squared", "part of": "ss_tot", "id": 19, "y_i": 57.0, "y_hat_i": 52.6, "age": -0.04547, "sex": -0.04464, "bmi": -0.07303, "bp": -0.08141, "tc": 0.08374, "ldl": 0.02781, "hdl": 0.1738, "tch": -0.03949, "ltg": -0.004222, "glu": 0.003064}], "data-c4a6182402d9f0a218a68bc558ceea3b": [{"scalar_values": 1.0, "scalar_names": "one"}, {"scalar_values": 0.4149, "scalar_names": "ss_res_ss_tot_ratio"}]}}
